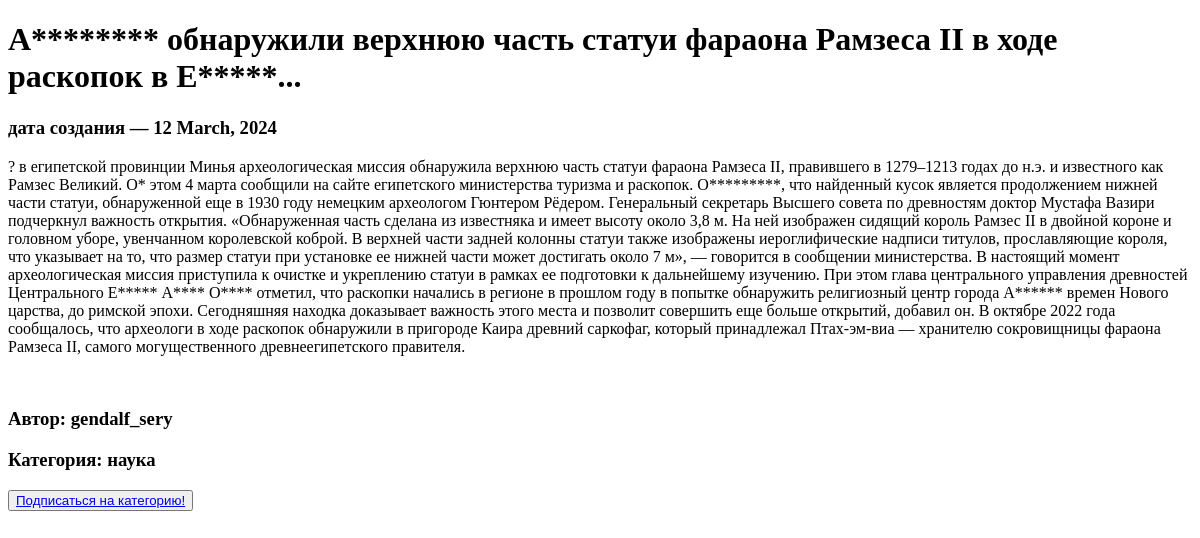
Before: /main/articles/8 with the older database file.
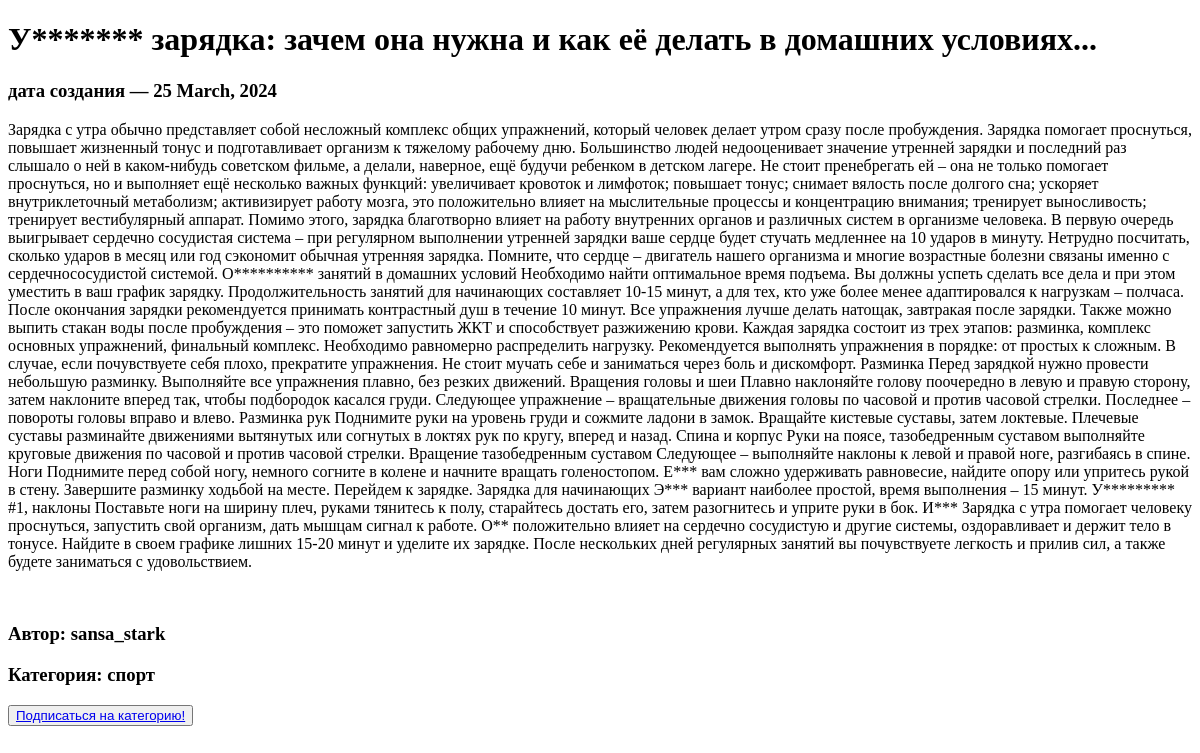
After: the same page with the newer database file.
### news/models.py (models this page shows, shortened)
class Post(models.Model):
    news = 'NEWS'
    post = 'POST'
    author = models.ForeignKey(Author, on_delete=models.CASCADE, null=True)
    post_or_news = models.CharField(max_length=4, choices=POSITIONS, default=news)
    date_time_creation_post = models.DateTimeField(null=True, auto_now_add=True)
    categories = models.ManyToManyField(Category, through='PostCategory')
    title = models.CharField(default='...', max_length=255)
    text = models.TextField(default='...')
    rating = models.FloatField(default=0.0)
    class Meta:
        ordering = ['-date_time_creation_post']

class Author(models.Model):
    user = models.OneToOneField(User, on_delete=models.CASCADE, null=True)
    rating = models.FloatField(default=0.0)
    def __str__(self):
        author_name = self.user.username
        return author_name

class User(AbstractUser):
    subscriptions = models.ManyToManyField(Category, through='SubscriptionsCategory')

class Category(models.Model):
    news_category = models.CharField(default='...', max_length=255, unique=True)

### news/views.py (the view)
# urls.py: path('articles/<int:pk>', PostDetail.as_view(), name='post_detail'),
class PostDetail(DetailView):
    model = Post
    template_name = 'post.html'
    context_object_name = 'post'

### news/templatetags/custom_filters.py (called while the page is built)
@register.filter()
def punctuation_marks(value, mark='ellipsis'):
    postfix = CURRENCIES_SYMBOLS[mark]
    return f'{value}{postfix}'

@register.filter()
def censor(value):
    text = value.split()
    new_text = []
    for i in range(len(text)):
        word = text[i]
        first_symbol = word[0]
        if first_symbol in 'АИЕЁОУЫЭЮЯ':
            new_word = first_symbol
            if len(word) == 1:
                new_word = '*'
                new_text.append(new_word)
            else:
                for x in range(len(word)):
                    if x != 0:
                        if word[x].isalnum():
                            new_word += '*'
                        else:
                            new_word += word[x]
                new_text.append(new_word)
        else:
            new_text.append(word)
    new_text = ' '.join(new_text)
    return new_text

### templates/post.html (shortened to what this page needs)
{% extends 'flatpages/default.html' %}
{% load custom_filters %}
{% load custom_tags %}
{% block content %}
<h1>{{ post.title|punctuation_marks|censor }}</h1>
<h3> дата создания — {{ post.date_time_creation_post|date:'j F, Y' }}</h3>
<p>{{ post.text|censor }}</p>
<br/>
<h3>Автор: {{ post.author }}</h3>
{% for category in post.categories.all %}
<h3>Категория: {{ category.news_category }}</h3>
{% endfor %}
<button> <a href="/main/subscribe/<int:pk>/"> Подписаться на категорию!</a> </button>
{% endblock content %}

Changed rows visible on the page:
no longer on this page (row unchanged): Category: news_category "наука"
changed Post: title|punctuation_marks "А******** обнаружили верхнюю часть статуи фараона Рамзеса II в ходе раскопок в Е*****..." → "У******* зарядка: зачем она нужна и как её делать в домашних условиях..."; date_time_creation_post "12 March, 2024" → "25 March, 2024"; text|censor "? в египетской провинции Минья археологическая миссия обнаружила верхнюю часть статуи фараона Рамзеса II, правившего в 1279–1213 годах до н.э. и известного как Рамзес Великий. О* этом 4 марта сообщили на сайте египетского министерства туризма и раскопок. О*********, что найденный кусок является продолжением нижней части статуи, обнаруженной еще в 1930 году немецким археологом Гюнтером Рёдером. Генеральный секретарь Высшего совета по древностям доктор Мустафа Вазири подчеркнул важность открытия. «Обнаруженная часть сделана из известняка и имеет высоту около 3,8 м. На ней изображен сидящий король Рамзес II в двойной короне и головном уборе, увенчанном королевской коброй. В верхней части…" → "Зарядка с утра обычно представляет собой несложный комплекс общих упражнений, который человек делает утром сразу после пробуждения. Зарядка помогает проснуться, повышает жизненный тонус и подготавливает организм к тяжелому рабочему дню. Большинство людей недооценивает значение утренней зарядки и последний раз слышало о ней в каком-нибудь советском фильме, а делали, наверное, ещё будучи ребенком в детском лагере. Не стоит пренебрегать ей – она не только помогает проснуться, но и выполняет ещё несколько важных функций: увеличивает кровоток и лимфоток; повышает тонус; снимает вялость после долгого сна; ускоряет внутриклеточный метаболизм; активизирует работу мозга, это положительно влияет на…"; author "gendalf_sery" → "sansa_stark"
now on this page (row unchanged): Category: news_category "спорт"
